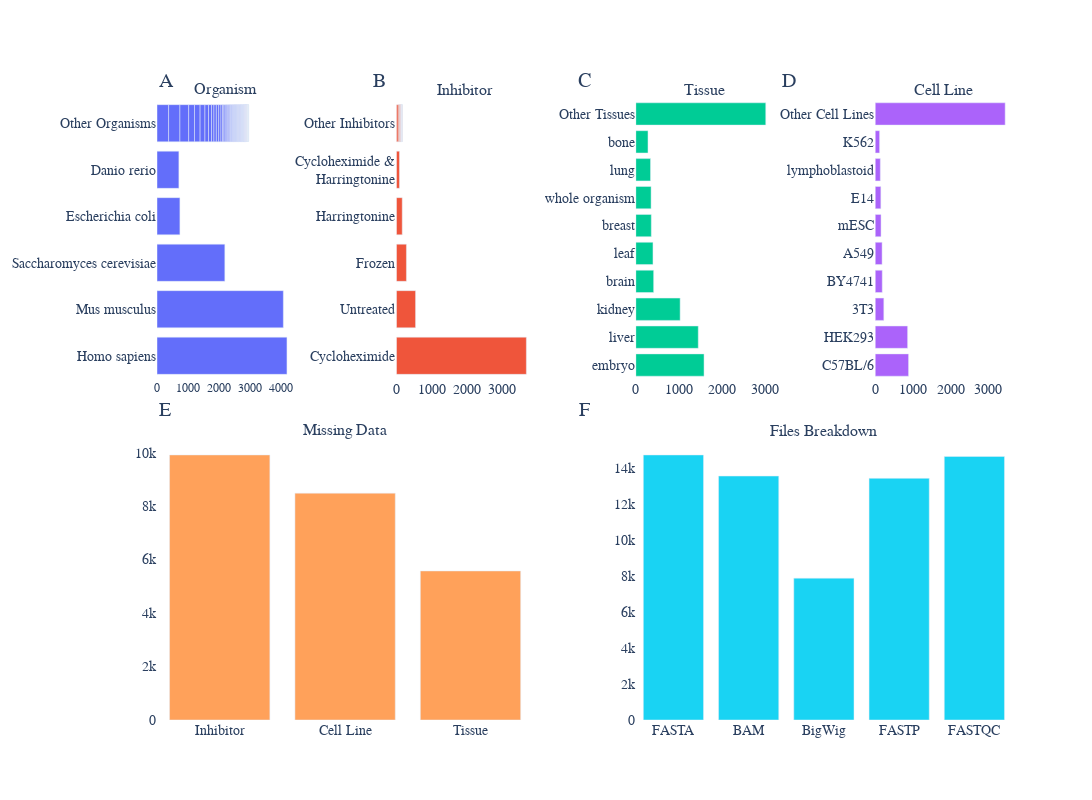

Notebook code cell kept with this figure:
### Code cell
import plotly.graph_objects as go
from plotly.subplots import make_subplots

# Define the consistent style
plot_layout = go.Layout(
    font=dict(family="Arial", size=14),
    title_font_size=18,
    legend=dict(
        traceorder="normal",
        font=dict(family="Arial", size=12),
        bgcolor="rgba(0,0,0,0)",
        bordercolor="Black",
        borderwidth=2
    ),
    paper_bgcolor='white',
    plot_bgcolor='white',
    xaxis=dict(
        title_font=dict(family="Arial", size=16),
        tickfont=dict(family="Arial", size=12)
    ),
    yaxis=dict(
        title_font=dict(family="Arial", size=16),
        tickfont=dict(family="Arial", size=14)
    ),
    height=800,
    width=1200,
    # title_text="Metadata Breakdowns",
    showlegend=False
)

# Create a multipanel figure with consistent style
fig = make_subplots(
    rows=2,
    cols=4,
    subplot_titles=[
        "Organism",
        "Inhibitor",
        "Tissue",
        "Cell Line",
        "Missing Data","",
        "Files Breakdown",""
    ],
    vertical_spacing=0.1,
    horizontal_spacing=0.12,
    specs=[
        [{"type": "bar"}, {"type": "bar"}, {"type": "bar"}, {"type": "bar"}],
        [{"type": "bar", "colspan": 2}, {}, {"type": "bar", "colspan": 2}, {}]
    ],
    # row_titles=["Metadata Breakdowns", "Additional Information"],
)
# Add your plots to the respective subplots

fig.add_trace(plot_organism_metadata_bar(df), row=1, col=1)
fig.add_trace(plot_inhibitor(df), row=1, col=2)
fig.add_trace(plot_tissue(df), row=1, col=3)
fig.add_trace(plot_cell_line(df), row=1, col=4)
fig.add_trace(plot_missing_metadata(df), row=2, col=1)
fig.add_trace(plot_file_existence(file_existence_df), row=2, col=3)

# label plots A, B, C, D, E, F
fig.add_annotation(x=0, y=1.05, xref="paper", yref="paper", text="A", showarrow=False, font=dict(size=20))
fig.add_annotation(x=0.25, y=1.05, xref="paper", yref="paper", text="B", showarrow=False, font=dict(size=20))
fig.add_annotation(x=0.5, y=1.05, xref="paper", yref="paper", text="C", showarrow=False, font=dict(size=20))
fig.add_annotation(x=0.75, y=1.05, xref="paper", yref="paper", text="D", showarrow=False, font=dict(size=20))
fig.add_annotation(x=0, y=0.5, xref="paper", yref="paper", text="E", showarrow=False, font=dict(size=20))
fig.add_annotation(x=0.5, y=0.5, xref="paper", yref="paper", text="F", showarrow=False, font=dict(size=20))

# add consistent styling to the figure
fig.update_layout(
    plot_layout
)

fig.show()

### Figure 1 — Plotly figure (JSON) as saved in the notebook; plotly's stock layout.template omitted (floating-point values rounded to 4 significant figures)
{"data": [{"name": "Organism Breakdown", "orientation": "h", "type": "bar", "x": [4188, 4071, 2186, 738, 705, 374, 365, 282, 187, 181, 156, 115, 97, 78, 77, 77, 72, 53, 41, 40, 33, 32, 28, 28, 27, 24, 22, 21, 20, 20, 19, 17, 16, 16, 16, 16, 16, 14, 14, 14, 12, 12, 12, 12, 12, 12, 12, 11, 10, 10, 10, 10, 10, 9, 9, 9, 9, 8, 8, 8, 7, 6, 6, 6, 6, 6, 6, 6, 6, 6, 6, 5, 5, 4, 4, 4, 4, 4, 4, 4, 4, 3, 3, 3, 3, 2, 2, 2, 2, 2, 2, 2, 1, 1, 1, 1], "xaxis": "x", "y": ["Homo sapiens", "Mus musculus", "Saccharomyces cerevisiae", "Escherichia coli", "Danio rerio", "Other Organisms", "Other Organisms", "Other Organisms", "Other Organisms", "Other Organisms", "Other Organisms", "Other Organisms", "Other Organisms", "Other Organisms", "Other Organisms", "Other Organisms", "Other Organisms", "Other Organisms", "Other Organisms", "Other Organisms", "Other Organisms", "Other Organisms", "Other Organisms", "Other Organisms", "Other Organisms", "Other Organisms", "Other Organisms", "Other Organisms", "Other Organisms", "Other Organisms", "Other Organisms", "Other Organisms", "Other Organisms", "Other Organisms", "Other Organisms", "Other Organisms", "Other Organisms", "Other Organisms", "Other Organisms", "Other Organisms", "Other Organisms", "Other Organisms", "Other Organisms", "Other Organisms", "Other Organisms", "Other Organisms", "Other Organisms", "Other Organisms", "Other Organisms", "Other Organisms", "Other Organisms", "Other Organisms", "Other Organisms", "Other Organisms", "Other Organisms", "Other Organisms", "Other Organisms", "Other Organisms", "Other Organisms", "Other Organisms", "Other Organisms", "Other Organisms", "Other Organisms", "Other Organisms", "Other Organisms", "Other Organisms", "Other Organisms", "Other Organisms", "Other Organisms", "Other Organisms", "Other Organisms", "Other Organisms", "Other Organisms", "Other Organisms", "Other Organisms", "Other Organisms", "Other Organisms", "Other Organisms", "Other Organisms", "Other Organisms", "Other Organisms", "Other Organisms", "Other Organisms", "Other Organisms", "Other Organisms", "Other Organisms", "Other Organisms", "Other Organisms", "Other Organisms", "Other Organisms", "Other Organisms", "Other Organisms", "Other Organisms", "Other Organisms", "Other Organisms", "Other Organisms"], "yaxis": "y"}, {"orientation": "h", "type": "bar", "x": [3681, 543, 284, 165, 87, 52, 29, 17, 13, 12, 10, 7, 6, 4, 2, 2, 2, 2, 2, 2, 2, 2, 1], "xaxis": "x2", "y": ["Cycloheximide", "Untreated", "Frozen", "Harringtonine", "Cycloheximide &<br>Harringtonine", "Other Inhibitors", "Other Inhibitors", "Other Inhibitors", "Other Inhibitors", "Other Inhibitors", "Other Inhibitors", "Other Inhibitors", "Other Inhibitors", "Other Inhibitors", "Other Inhibitors", "Other Inhibitors", "Other Inhibitors", "Other Inhibitors", "Other Inhibitors", "Other Inhibitors", "Other Inhibitors", "Other Inhibitors", "Other Inhibitors"], "yaxis": "y2"}, {"name": "Tissue Breakdown", "orientation": "h", "type": "bar", "x": [1590, 1455, 1033, 416, 400, 361, 356, 343, 284, 3028], "xaxis": "x3", "y": ["embryo", "liver", "kidney", "brain", "leaf", "breast", "whole organism", "lung", "bone", "Other Tissues"], "yaxis": "y3"}, {"name": "Cell Line Breakdown", "orientation": "h", "type": "bar", "x": [886, 861, 229, 187, 183, 155, 150, 136, 117, 3452], "xaxis": "x4", "y": ["C57BL/6", "HEK293", "3T3", "BY4741", "A549", "mESC", "E14", "lymphoblastoid", "K562", "Other Cell Lines"], "yaxis": "y4"}, {"name": "Missing Metadata Entries", "type": "bar", "x": ["Inhibitor", "Cell Line", "Tissue"], "xaxis": "x5", "y": [9913, 8484, 5574], "yaxis": "y5"}, {"name": "File Existence", "type": "bar", "x": ["FASTA", "BAM", "BigWig", "FASTP", "FASTQC"], "xaxis": "x7", "y": [14745, 13572, 7890, 13443, 14661], "yaxis": "y7"}], "layout": {"annotations": [{"font": {"size": 16}, "showarrow": false, "text": "Organism", "x": 0.08, "xanchor": "center", "xref": "paper", "y": 1, "yanchor": "bottom", "yref": "paper"}, {"font": {"size": 16}, "showarrow": false, "text": "Inhibitor", "x": 0.36, "xanchor": "center", "xref": "paper", "y": 1, "yanchor": "bottom", "yref": "paper"}, {"font": {"size": 16}, "showarrow": false, "text": "Tissue", "x": 0.64, "xanchor": "center", "xref": "paper", "y": 1, "yanchor": "bottom", "yref": "paper"}, {"font": {"size": 16}, "showarrow": false, "text": "Cell Line", "x": 0.92, "xanchor": "center", "xref": "paper", "y": 1, "yanchor": "bottom", "yref": "paper"}, {"font": {"size": 16}, "showarrow": false, "text": "Missing Data", "x": 0.22, "xanchor": "center", "xref": "paper", "y": 0.45, "yanchor": "bottom", "yref": "paper"}, {"font": {"size": 16}, "showarrow": false, "text": "Files Breakdown", "x": 0.78, "xanchor": "center", "xref": "paper", "y": 0.45, "yanchor": "bottom", "yref": "paper"}, {"font": {"size": 20}, "showarrow": false, "text": "A", "x": 0, "xref": "paper", "y": 1.05, "yref": "paper"}, {"font": {"size": 20}, "showarrow": false, "text": "B", "x": 0.25, "xref": "paper", "y": 1.05, "yref": "paper"}, {"font": {"size": 20}, "showarrow": false, "text": "C", "x": 0.5, "xref": "paper", "y": 1.05, "yref": "paper"}, {"font": {"size": 20}, "showarrow": false, "text": "D", "x": 0.75, "xref": "paper", "y": 1.05, "yref": "paper"}, {"font": {"size": 20}, "showarrow": false, "text": "E", "x": 0, "xref": "paper", "y": 0.5, "yref": "paper"}, {"font": {"size": 20}, "showarrow": false, "text": "F", "x": 0.5, "xref": "paper", "y": 0.5, "yref": "paper"}], "font": {"family": "Arial", "size": 14}, "height": 800, "legend": {"bgcolor": "rgba(0,0,0,0)", "bordercolor": "Black", "borderwidth": 2, "font": {"family": "Arial", "size": 12}, "traceorder": "normal"}, "paper_bgcolor": "white", "plot_bgcolor": "white", "showlegend": false, "title": {"font": {"size": 18}}, "width": 1200, "xaxis": {"anchor": "y", "domain": [0, 0.16], "tickfont": {"family": "Arial", "size": 12}, "title": {"font": {"family": "Arial", "size": 16}}}, "xaxis2": {"anchor": "y2", "domain": [0.28, 0.44]}, "xaxis3": {"anchor": "y3", "domain": [0.56, 0.72]}, "xaxis4": {"anchor": "y4", "domain": [0.84, 1]}, "xaxis5": {"anchor": "y5", "domain": [0, 0.44]}, "xaxis6": {"anchor": "y6", "domain": [0.28, 0.44]}, "xaxis7": {"anchor": "y7", "domain": [0.56, 1]}, "xaxis8": {"anchor": "y8", "domain": [0.84, 1]}, "yaxis": {"anchor": "x", "domain": [0.55, 1], "tickfont": {"family": "Arial", "size": 14}, "title": {"font": {"family": "Arial", "size": 16}}}, "yaxis2": {"anchor": "x2", "domain": [0.55, 1]}, "yaxis3": {"anchor": "x3", "domain": [0.55, 1]}, "yaxis4": {"anchor": "x4", "domain": [0.55, 1]}, "yaxis5": {"anchor": "x5", "domain": [0, 0.45]}, "yaxis6": {"anchor": "x6", "domain": [0, 0.45]}, "yaxis7": {"anchor": "x7", "domain": [0, 0.45]}, "yaxis8": {"anchor": "x8", "domain": [0, 0.45]}}}
